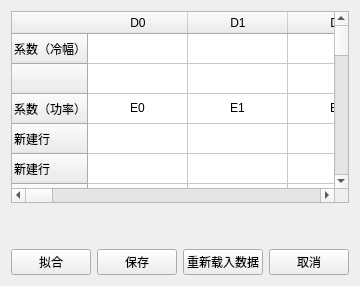
          <widget class="QWidget" name="tab_14">
           <attribute name="title">
            <string>冷却塔系数</string>
           </attribute>
           <layout class="QHBoxLayout" name="horizontalLayout_32">
            <item>
             <layout class="QVBoxLayout" name="verticalLayout_6">
              <item>
               <widget class="QTableWidget" name="tableWidget_16">
                <row>
                 <property name="text">
                  <string>系数（冷幅）</string>
                 </property>
                </row>
                <row>
                 <property name="text">
                  <string/>
                 </property>
                </row>
                <row>
                 <property name="text">
                  <string>系数（功率）</string>
                 </property>
                </row>
                <row>
                 <property name="text">
                  <string>新建行</string>
                 </property>
                </row>
                <row>
                 <property name="text">
                  <string>新建行</string>
                 </property>
                </row>
                <row>
                 <property name="text">
                  <string>新建行</string>
                 </property>
                </row>
                <row>
                 <property name="text">
                  <string>新建行</string>
                 </property>
                </row>
                <row>
                 <property name="text">
                  <string>新建行</string>
                 </property>
                </row>
                <row>
                 <property name="text">
                  <string>新建行</string>
                 </property>
                </row>
                <row>
                 <property name="text">
                  <string>新建行</string>
                 </property>
                </row>
                <row>
                 <property name="text">
                  <string>新建行</string>
                 </property>
                </row>
                <row>
                 <property name="text">
                  <string>新建行</string>
                 </property>
                </row>
                <row>
                 <property name="text">
                  <string>新建行</string>
                 </property>
                </row>
                <row>
                 <property name="text">
                  <string>新建行</string>
                 </property>
                </row>
                <row>
                 <property name="text">
                  <string>新建行</string>
                 </property>
                </row>
                <row>
                 <property name="text">
                  <string>新建行</string>
                 </property>
                </row>
                <row>
                 <property name="text">
                  <string>新建行</string>
                 </property>
                </row>
                <row>
                 <property name="text">
                  <string>新建行</string>
                 </property>
                </row>
                <row>
                 <property name="text">
                  <string>新建行</string>
                 </property>
                </row>
                <row>
                 <property name="text">
                  <string>新建行</string>
                 </property>
                </row>
                <row>
                 <property name="text">
                  <string>新建行</string>
                 </property>
                </row>
                <row>
                 <property name="text">
                  <string>新建行</string>
                 </property>
                </row>
                <row>
                 <property name="text">
                  <string>新建行</string>
                 </property>
                </row>
                <row>
                 <property name="text">
                  <string>新建行</string>
                 </property>
                </row>
                <row>
                 <property name="text">
                  <string/>
                 </property>
                </row>
                <column>
                 <property name="text">
                  <string>D0</string>
                 </property>
                </column>
                <column>
                 <property name="text">
                  <string>D1</string>
                 </property>
                </column>
                <column>
                 <property name="text">
                  <string>D2</string>
                 </property>
                </column>
                <column>
                 <property name="text">
                  <string>新建列</string>
                 </property>
                </column>
                <column>
                 <property name="text">
                  <string>新建列</string>
                 </property>
                </column>
                <column>
                 <property name="text">
                  <string>新建列</string>
                 </property>
                </column>
                <column>
                 <property name="text">
                  <string>新建列</string>
                 </property>
                </column>
                <column>
                 <property name="text">
                  <string>新建列</string>
                 </property>
                </column>
                <column>
                 <property name="text">
                  <string>新建列</string>
                 </property>
                </column>
                <column>
                 <property name="text">
                  <string>新建列</string>
                 </property>
                </column>
                <column>
                 <property name="text">
                  <string>新建列</string>
                 </property>
                </column>
                <column>
                 <property name="text">
                  <string>新建列</string>
                 </property>
                </column>
                <column>
                 <property name="text">
                  <string>新建列</string>
                 </property>
                </column>
                <column>
                 <property name="text">
                  <string>新建列</string>
                 </property>
                </column>
                <column>
                 <property name="text">
                  <string>新建列</string>
                 </property>
                </column>
                <column>
                 <property name="text">
                  <string>新建列</string>
                 </property>
                </column>
                <column>
                 <property name="text">
                  <string>新建列</string>
                 </property>
                </column>
                <column>
                 <property name="text">
                  <string>新建列</string>
                 </property>
                </column>
                <column>
                 <property name="text">
                  <string>新建列</string>
                 </property>
                </column>
                <column>
                 <property name="text">
                  <string>新建列</string>
                 </property>
                </column>
                <column>
                 <property name="text">
                  <string>新建列</string>
                 </property>
                </column>
                <column>
                 <property name="text">
                  <string>新建列</string>
                 </property>
                </column>
                <column>
                 <property name="text">
                  <string/>
                 </property>
                </column>
                <item row="2" column="0">
                 <property name="text">
                  <string>E0</string>
                 </property>
                 <property name="textAlignment">
                  <set>AlignCenter</set>
                 </property>
                </item>
                <item row="2" column="1">
                 <property name="text">
                  <string>E1</string>
                 </property>
                 <property name="textAlignment">
                  <set>AlignCenter</set>
                 </property>
                </item>
                <item row="2" column="2">
                 <property name="text">
                  <string>E2</string>
                 </property>
                 <property name="textAlignment">
                  <set>AlignCenter</set>
                 </property>
                </item>
                <item row="2" column="22">
                 <property name="text">
                  <string>E3</string>
                 </property>
                 <property name="textAlignment">
                  <set>AlignCenter</set>
                 </property>
                </item>
               </widget>
              </item>
              <item>
               <spacer name="verticalSpacer_14">
                <property name="orientation">
                 <enum>Qt::Vertical</enum>
                </property>
                <property name="sizeHint" stdset="0">
                 <size>
                  <width>20</width>
                  <height>40</height>
                 </size>
                </property>
               </spacer>
              </item>
              <item>
               <layout class="QHBoxLayout" name="horizontalLayout_9">
                <item>
                 <widget class="QPushButton" name="pushButton_19">
                  <property name="text">
                   <string>拟合</string>
                  </property>
                 </widget>
                </item>
                <item>
                 <widget class="QPushButton" name="pushButton_20">
                  <property name="text">
                   <string>保存</string>
                  </property>
                 </widget>
                </item>
                <item>
                 <widget class="QPushButton" name="pushButton_21">
                  <property name="text">
                   <string>重新载入数据</string>
                  </property>
                 </widget>
                </item>
                <item>
                 <widget class="QPushButton" name="pushButton_22">
                  <property name="text">
                   <string>取消</string>
                  </property>
                 </widget>
                </item>
               </layout>
              </item>
             </layout>
            </item>
           </layout>
          </widget>
